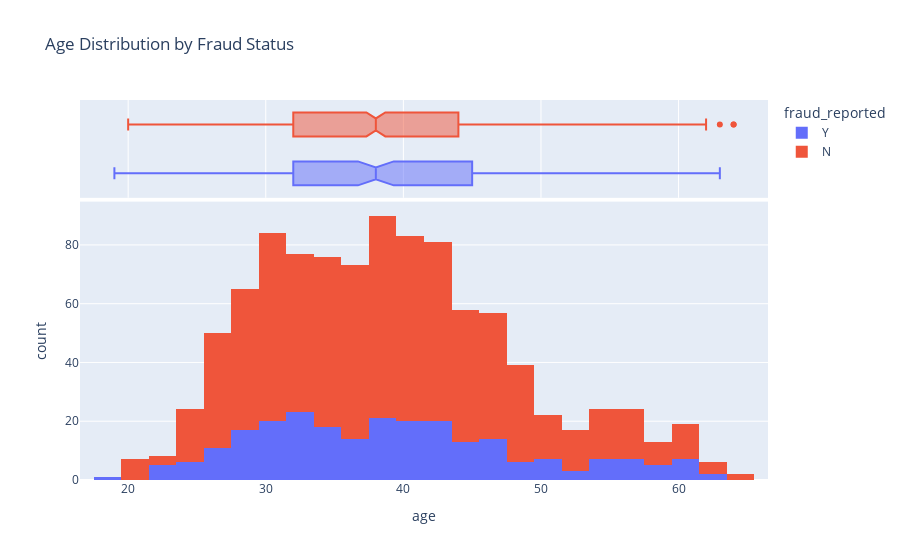

The code cell stored with this chart in its notebook:
### Code cell
# Convert relevant columns to Pandas
age_df = df.select("age", "fraud_reported").toPandas()

# Plot
fig = px.histogram(
    age_df, 
    x="age", 
    color="fraud_reported", 
    title="Age Distribution by Fraud Status", 
    marginal="box", 
    nbins=30
)
fig.show()

### Figure 1 — Plotly figure (JSON) as saved in the notebook; plotly's stock layout.template omitted (floating-point values rounded to 4 significant figures; data arrays with more than 128 entries replaced by an {"elided": "..."} marker saying what was removed)
{"data": [{"bingroup": "x", "hovertemplate": "fraud_reported=Y<br>age=%{x}<br>count=%{y}<extra></extra>", "legendgroup": "Y", "marker": {"color": "#636efa", "pattern": {"shape": ""}}, "name": "Y", "nbinsx": 30, "orientation": "v", "showlegend": true, "type": "histogram", "x": {"elided": "247 int values"}, "xaxis": "x", "yaxis": "y"}, {"hovertemplate": "fraud_reported=Y<br>age=%{x}<extra></extra>", "legendgroup": "Y", "marker": {"color": "#636efa"}, "name": "Y", "notched": true, "showlegend": false, "type": "box", "x": {"elided": "247 int values"}, "xaxis": "x2", "yaxis": "y2"}, {"bingroup": "x", "hovertemplate": "fraud_reported=N<br>age=%{x}<br>count=%{y}<extra></extra>", "legendgroup": "N", "marker": {"color": "#EF553B", "pattern": {"shape": ""}}, "name": "N", "nbinsx": 30, "orientation": "v", "showlegend": true, "type": "histogram", "x": {"elided": "753 int values"}, "xaxis": "x", "yaxis": "y"}, {"hovertemplate": "fraud_reported=N<br>age=%{x}<extra></extra>", "legendgroup": "N", "marker": {"color": "#EF553B"}, "name": "N", "notched": true, "showlegend": false, "type": "box", "x": {"elided": "753 int values"}, "xaxis": "x2", "yaxis": "y2"}], "layout": {"barmode": "relative", "legend": {"title": {"text": "fraud_reported"}, "tracegroupgap": 0}, "title": {"text": "Age Distribution by Fraud Status"}, "xaxis": {"anchor": "y", "domain": [0, 1], "title": {"text": "age"}}, "xaxis2": {"anchor": "y2", "domain": [0, 1], "matches": "x", "showgrid": true, "showticklabels": false}, "yaxis": {"anchor": "x", "domain": [0, 0.7326], "title": {"text": "count"}}, "yaxis2": {"anchor": "x2", "domain": [0.7426, 1], "matches": "y2", "showgrid": false, "showline": false, "showticklabels": false, "ticks": ""}}}
